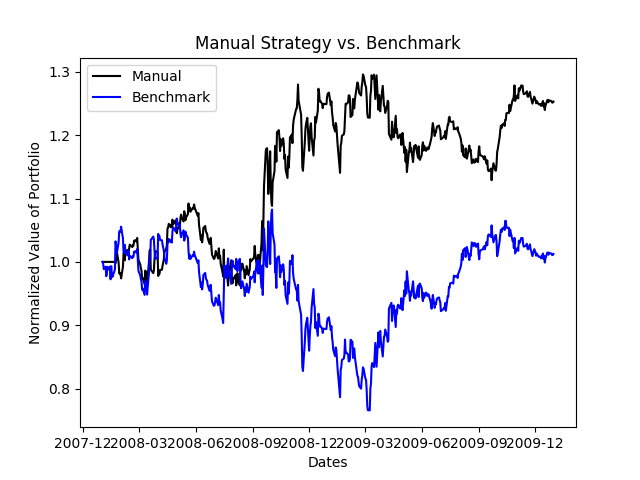

Reproduce this figure in Python.
import datetime as dt
from util import get_data
import pandas as pd
import numpy as np
from marketsimcode import compute_portvals
import matplotlib.pyplot as plt
from indicators import sma, bbp

def testPolicy(symbol='JPM', sd=dt.datetime(2008,1,1), ed=dt.datetime(2009,12,31), sv=100000):
    prices = get_data([symbol], pd.date_range(sd, ed))
    prices = prices[symbol]

    SMA = sma(prices)
    BBP = bbp(prices, SMA)
    SMA = prices / SMA

    orders = prices.copy()
    orders[:] = 0

    orders[(SMA < 0.95) & (BBP < 0)] = 1
    orders[(SMA > 1.05) & (BBP > 1)] = -1

    trades = []
    for date in orders.index:
        if orders.loc[date] == 1:
            trades.append((date, 1000))
        elif orders.loc[date] == -1:
            trades.append((date, -1000))
        elif orders.loc[date] == 0:
            trades.append((date, 0))

    df_trades = pd.DataFrame(trades, columns=["Date", "Shares"])
    df_trades.set_index("Date", inplace=True)

    return df_trades

if __name__ == "__main__":
    startval = 100000
    symbol = 'JPM'
    startdate = dt.datetime(2008, 1, 1)
    enddate = dt.datetime(2009, 12, 31)

    benchmark_prices = get_data([symbol], pd.date_range(startdate, enddate))
    benchmark_prices = benchmark_prices[symbol]

    benchmark_trades = np.zeros(len(benchmark_prices.index))
    benchmark_trades[0] = 1000
    benchmark_trades = pd.DataFrame(data=benchmark_trades, index=benchmark_prices.index, columns=['Shares'])
    # benchmark_trades.set_index('Date', inplace=True)

    benchportvals, benchCR, benchMean, benchSTD = compute_portvals(benchmark_trades, startval, 9.95, 0.005)

    trades = testPolicy()

    optimalportvals, optimalCR, optimalMean, optimalSTD = compute_portvals(trades, startval, 9.95, 0.005)
    print("Benchmark CR: ", benchCR)
    print("Optimal CR: ", optimalCR)
    print(benchportvals)

    normopt = optimalportvals / optimalportvals.iloc[0]
    normbench = benchportvals / benchportvals.iloc[0]

    plt.title("Manual Strategy vs. Benchmark")
    plt.xlabel("Dates")
    plt.ylabel("Normalized Value of Portfolio")

    plt.plot(normopt, 'k', label="Manual")
    plt.plot(normbench, 'b', label="Benchmark")
    plt.legend()
    plt.savefig("ManualStrategy.png")
    plt.clf()